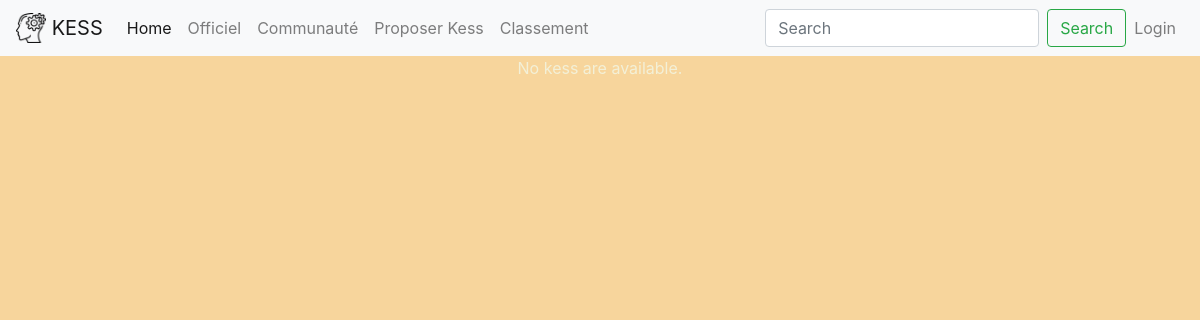
Page /kess/ on the earlier database version.
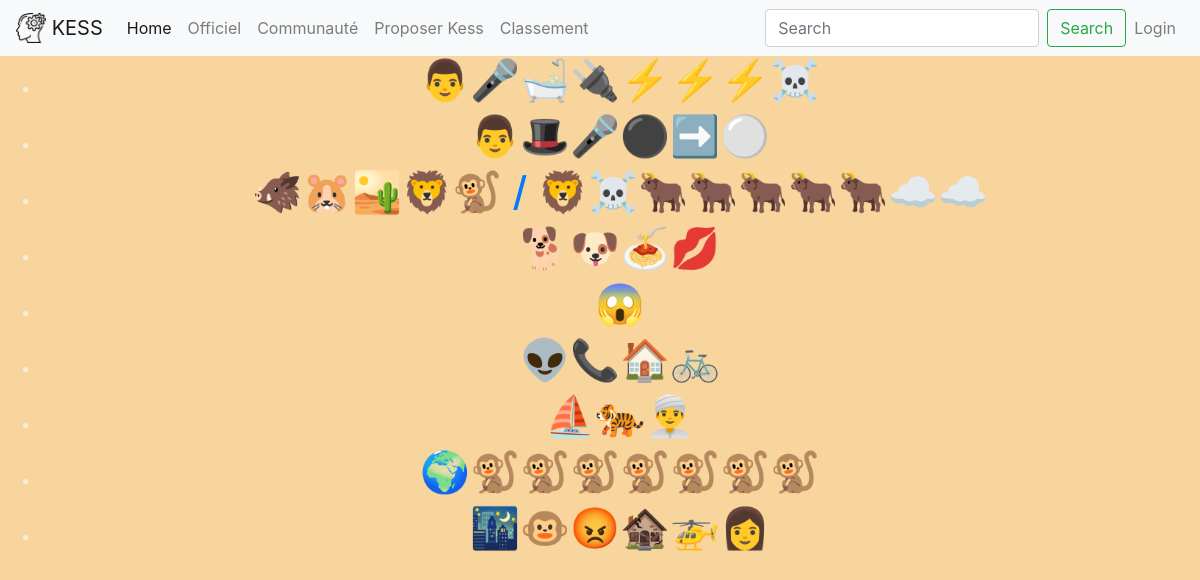
Same page on the later database version.
### kess/models.py (models this page shows, shortened)
class Kess(models.Model):
    emoji = models.CharField(max_length=200, unique=True)
    reponse = models.CharField(max_length=200)
    is_staff = models.BooleanField(default=False)
    is_ready_to_publish = models.BooleanField(default=False)
    published_at = models.DateTimeField('date published')
    created_at = models.DateTimeField('date created')
    category = models.CharField(
        max_length=200,
        choices=[(tag.value, tag.value) for tag in CategoryChoice],
        default=CategoryChoice.DIVERS
    )
    """
    ==============================================================
    USER PART
    ==============================================================
    """

### kess/views.py (the view)
# urls.py: path('', views.index, name='index'),
def index(request):
    latest_kess_list = Kess.objects.filter(
        is_ready_to_publish=True,
    ).order_by('-published_at')[:10]
    context = {'latest_kess_list': latest_kess_list}
    return render(request, 'kess/index.html', context)

### kess/templates/kess/index.html
{% include "kess/header.html" %}
{% load static %}
<link rel="stylesheet" type="text/css" href="{% static 'kess/style.css' %}">
{% if latest_kess_list %}
    <ul>
    {% for kess in latest_kess_list %}
        <li><h1>
            <a href="{% url 'kess:detail' kess.id %}">{{ kess.emoji }}</a>
        </h1></li>
    {% endfor %}
    </ul>
{% else %}
    <p>No kess are available.</p>
{% endif %}

Differences in the rows shown:
now on this page (row edited): Kess: emoji "👨🎤🛁🔌⚡⚡⚡☠"
now on this page (row edited): Kess: emoji "👨🎩🎤⚫➡⚪"
now on this page (row edited): Kess: emoji "🐗🐹🏜🦁🐒 / 🦁☠🐂🐂🐂🐂🐂☁☁"
now on this page (row edited): Kess: emoji "🐕🐶🍝💋"
now on this page (row edited): Kess: emoji "😱"
now on this page (row edited): Kess: emoji "👽📞🏠🚲"
now on this page (row edited): Kess: emoji "⛵🐅👳‍♂️"
now on this page (row edited): Kess: emoji "🌍🐒🐒🐒🐒🐒🐒🐒"
now on this page (row edited): Kess: emoji "🌃🐵😡🏚🚁👩"
Other differences:
text no longer shown: "No kess are available."
